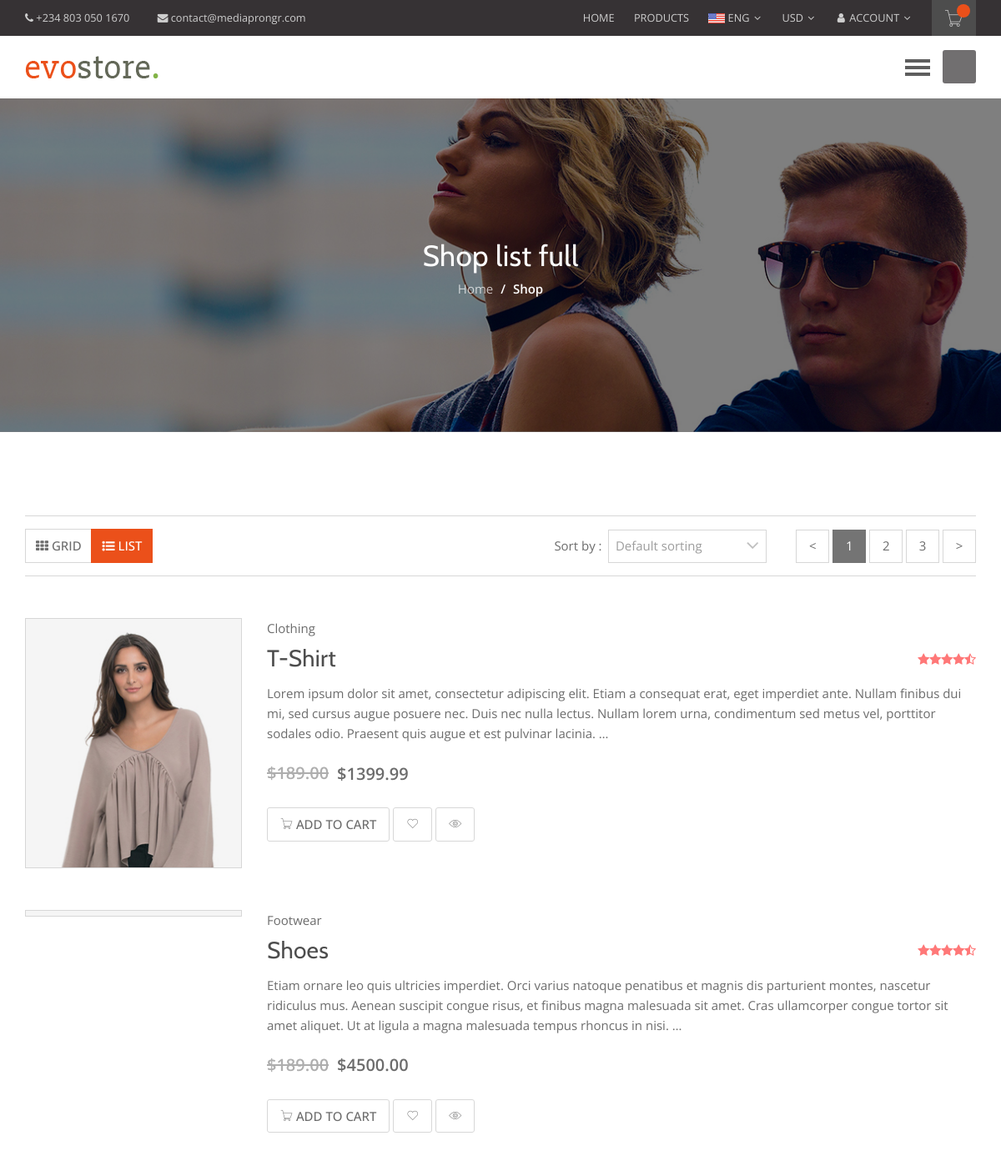
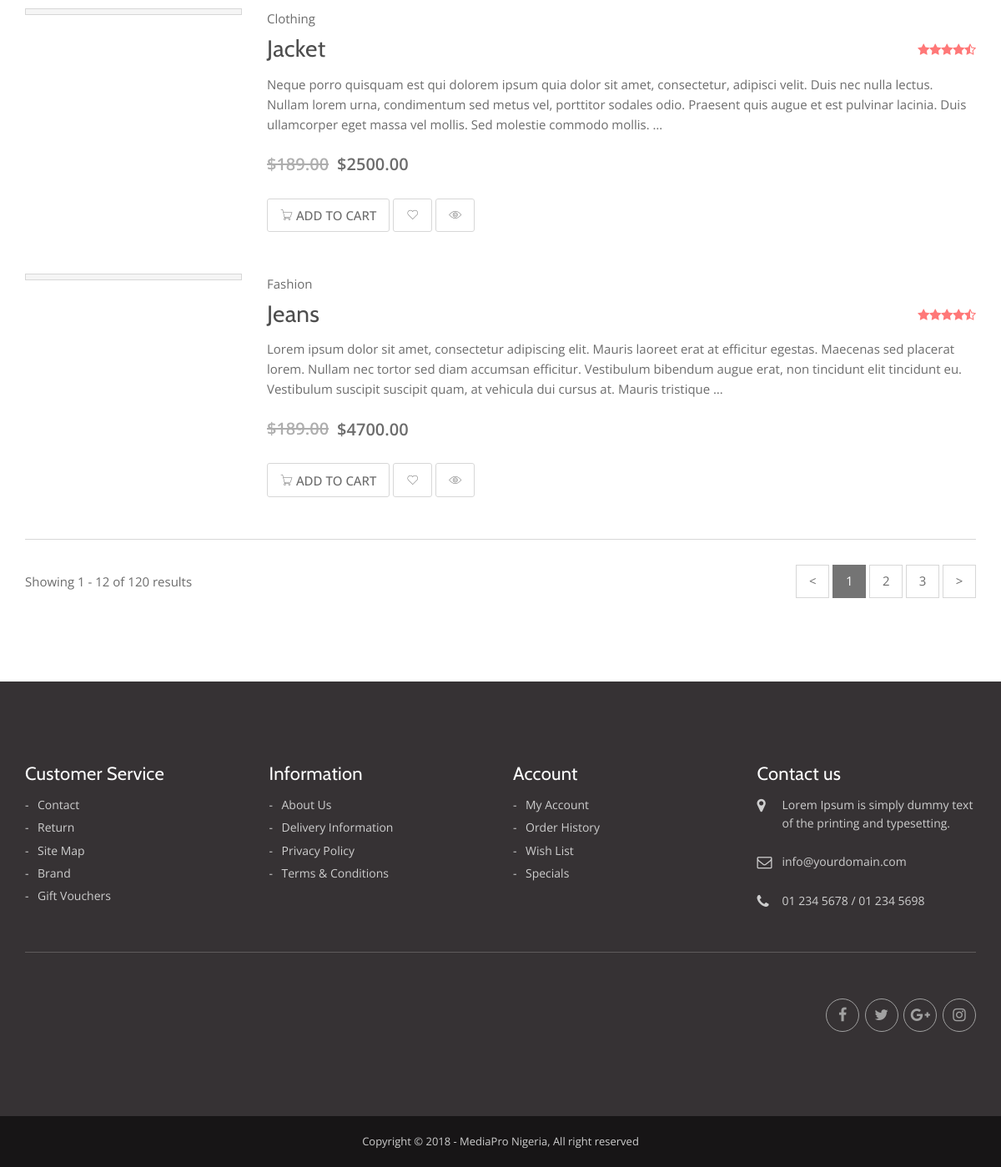
Screenshot of /products/ with the database file from the repository (2 pictures, top to bottom).
### products/models.py (models this page shows, shortened)
class Product(models.Model):
	title 			= models.CharField(max_length=120)
	categories		= models.CharField(max_length=120, null=True)
	slug 			= models.SlugField(blank=True, unique=True)
	description 	= models.TextField()
	price			= models.DecimalField(decimal_places=2, max_digits=12, default=39.99)
	image			= models.ImageField(upload_to='products/', null=True, blank=True)
	featured		= models.BooleanField(default=False)
	active			= models.BooleanField(default=True)
	objects = ProductManager()
	def get_absolute_url(self):
	    return reverse("products:detail", kwargs={"slug": self.slug})

### products/views.py (the view)
class ProductListView(ListView):
	template_name = "products/list.html"
	def get_queryset(self, *args, **kwargs):
		request = self.request
		return  Product.objects.all()

### products/models.py (called while the page is built)
	def active(self):
		return self.filter(active=True)

	def get_queryset(self):
		return ProductQuerySet(self.model, using=self._db)

	def all(self):
		return self.get_queryset().active()

### products/templates/products/list.html (shortened to what this page needs)
{% extends 'base.html' %}
{% load static %}
{% block content %}
    <div class="pg-header parallax-window overlay parlx-pad sec-mar" data-parallax="scroll" data-image-src="{% static 'images/page-title2.jpg' %}">
        <div class="container">
            <div class="row">
                <div class="col-md-12 col-sm-12 text-center">
                    <h2>Shop list full</h2>
                    <ul class="breadcrumb">
                        <li><a href="#">Home</a></li>
                        <li class="active">Shop</li>
                    </ul>
                </div>
            </div>
        </div>
    </div>
	<main class="main">
	    <div class="container">
	        <div class="sorting-wrap">
	            <div class="sort-btn">
	                <a href="shop-grid-full.html" class="btn btn-sort"><i class="fa fa-th"></i> GRID</a>
	                <a href="shop-list-full.html" class="btn btn-sort active"><i class="fa fa-list-ul"></i> list</a>
	            </div>
	            <div class="right">
	                <form method="post">
	                    <label>Sort by :</label>
	                    <select>
	                        <option>Default sorting</option>
	                    </select>
	                </form>
	                <div class="pagination">
	                    <ul class="page-numbers">
	                        <li><a class="prev page-numbers" href="#">&lt;</a></li>
	                        <li><span class="page-numbers current">1</span></li>
	                        <li><a class="page-numbers" href="#">2</a></li>
	                        <li><a class="page-numbers" href="#">3</a></li>
	                        <li><a class="next page-numbers" href="#">&gt;</a></li>
	                    </ul>
	                </div>
	            </div>
	        </div>
	        <div class="sec-mar">
	            <div class="row">
	                <div class="col-md-12 col-sm-12 col-xs-12 product-wrap lst-vw product-listing">
	                    <ul class="products">
	                    	{% for obj in object_list %}
	                    	<li class="product">
	                    	{% include 'products/snippets/product_list.html' with instance=obj %}
	                    	</li>
	                    	{% endfor %}
	                    </ul>
	                </div>
	            </div>
	            <div class="row">
	                <div class="col-md-12 col-sm-12">
	                    <div class="bottom-sorting">
	                        <div class="result-count">Showing 1 - 12 of 120 results</div>
	                        <div class="pagination">
	                            <ul class="page-numbers">
	                                <li><a class="prev page-numbers" href="#">&lt;</a></li>
	                                <li><span class="page-numbers current">1</span></li>
	                                <li><a class="page-numbers" href="#">2</a></li>
	                                <li><a class="page-numbers" href="#">3</a></li>
	                                <li><a class="next page-numbers" href="#">&gt;</a></li>
	                            </ul>
	                        </div>
	                    </div>
	                </div>
	            </div>
	        </div>
	    </div>
	</main>
{% endblock %}

### templates/base.html (shortened to what this page needs)
<!DOCTYPE html>
<html lang="en">
<head>
    {% include 'base/css.html' %}
</head>
<body class="home">
    {% include 'base/navbar.html' %}
    <div id="wrap">
    {% block content %} {% endblock %}
    {% include 'base/footer.html' %}
    </div>
</body>
</html>

### templates/base/css.html
{% load static %}
<link rel='stylesheet' href='{% static "css/bootstrap.min.css" %}'>
<link rel='stylesheet' href='{% static "css/font-awesome.min.css" %}'>
<link rel='stylesheet' href='{% static "css/font-awesome-animation.min.css" %}'>
<link rel='stylesheet' href='{% static "css/pe-icon-7-stroke.css" %}'>
<link rel='stylesheet' href='{% static "css/icofont.css" %}'>
<link rel='stylesheet' href='{% static "css/animate.css" %}'>
<link rel='stylesheet' href='{% static "css/jquery-ui.min.css" %}'>
<link rel='stylesheet' href='{% static "css/slick.css" %}'>
<link rel='stylesheet' href='{% static "css/slick-theme.css" %}'>
<link rel='stylesheet' href='{% static "css/youtube-pop-up.css" %}'>
<link rel='stylesheet' href='{% static "css/full-screen-menu.css" %}'>
<link rel='stylesheet' href='{% static "css/responsive.css" %}'>
<link rel='stylesheet' href='{% static "css/fractionslider.css" %}'>
<link rel='stylesheet' href='{% static "css/style.css" %}'>

### templates/base/navbar.html (shortened to what this page needs)
{% load static %}
{% url 'home' as home_url %}
{% url 'contact' as contact_url %}
{% url 'products:list' as product_list_url %}
{% url 'login' as login_url %}
{% url 'register' as register_url %}
{% url 'cart:home' as cart_url %}
<header class="menu-full-screen header-transparent">
    <div class="top-bar bg-dark">
        <div class="container">
            <div class="row">
                <div class="col-md-6 col-sm-6 col-xs-12 site-dir hidden-xs">
                    <a href="tel:+01123456789"><i class="fa fa-phone"></i> +234 803 050 1670</a>
                    <a href="contact@mediaprongr.com"><i class="fa fa-envelope"></i> contact@mediaprongr.com</a>
                </div>
                <div class="col-md-6 col-sm-6 col-xs-12 header-right pull-right text-right">
                    <div class="lang">
                        <div class="dropdown">
                            <span>
                                <a href="{% url 'home' %}" class="bg-dark"> HOME </a>
                            </span>
                        </div>
                    </div>
                    <div class="lang">
                        <div class="dropdown">
                            <span>
                                <a href='/products' class="bg-dark"> PRODUCTS </a>
                            </span>
                        </div>
                    </div>
                    <div class="lang">
                        <div class="dropdown">
                            <span class="drop-down-toggle">
                                <img src="assets/images/flag1.png" alt=""> Eng <i class="fa fa-angle-down"></i>
                            </span>
                        </div>
                    </div>
                    <div class="currency">
                        <div class="dropdown">
                            <span class="drop-down-toggle">
                                USD <i class="fa fa-angle-down"></i>
                            </span>
                        </div>
                    </div>
                    {% if request.user.is_authenticated %}
                    <div class="account-wrap">
                        <div class="dropdown">
                            <span class="drop-down-toggle">
                                <i class="fa fa-user"></i> ACCOUNT <i class="fa fa-angle-down"></i>
                            </span>
                            <ul class="drop-link trans">
                                <li><a href="login.html" class="bg-dark">Logout</a></li>
                                <li><a href="signup.html" class="bg-dark">View Profile</a></li>
                            </ul>
                        </div>
                    </div>
                    {% else %}
                    <div class="account-wrap">
                        <div class="dropdown">
                            <span class="drop-down-toggle">
                                <i class="fa fa-user"></i> ACCOUNT <i class="fa fa-angle-down"></i>
                            </span>
                        </div>
                    </div>
                    {% endif %}
                    <div class="header-cart">
                        <a href="#" class="crt-btn pe-7s-cart">
                            <span class="pri-bg radius-circle pri-font">{{ request.session.cart_items }}</span>
                        </a>
                    </div>
                </div>
            </div>
        </div>
    </div>
    <nav class="navbar navbar-default">
        <div class="container">
            <div class="header-mid">
                <div class="navbar-header">
                    <a class="navbar-brand" href="index-2.html"><img src="assets/images/logo.png" alt=""></a>
                </div>
                <button class="nav-tgl"></button>
            </div>
            <button class="search-toogle btn bg-dark"><i class="icofont icofont-search"></i></button>
        </div>
    </nav>
</header>

### products/templates/products/snippets/product_list.html
        <figure class="img-animi">
            {% if instance.image %}
                <a href="#"><img src="{{ instance.image.url }}" alt=""></a>
            {% endif %}
        </figure>
        <div class="pdt-right">
            <div class="pdt-cat bm-5">
                <span>{{ instance.categories }}</span>
            </div>
            <div class="flx-element bm-10">
                <h3 class="bm-0">
                    <a href="{{ instance.get_absolute_url }}">{{ instance.title }}</a>
                </h3>
                <div class="star-rate">
                    <i class="fa fa-star"></i><i class="fa fa-star"></i><i class="fa fa-star"></i><i class="fa fa-star"></i><i class="fa fa-star-half-full"></i>
                </div>
            </div>
            <div class="disc bm-20">
                {{ instance.description|truncatewords:45 }}
            </div>
            <div class="price bm-25"><del>$189.00</del><ins>${{ instance.price }} </ins></div>
            <div class="btn-wrap">
                <a href="#" class="btn bdr"><i class="pe-7s-cart"></i> ADD TO CART</a>
                <a href="#" class="btn bdr"><i class="pe-7s-like"></i></a>
                <a href="#" class="btn bdr"><i class="pe-7s-look"></i></a>
            </div>
        </div>

### templates/base/footer.html
<footer>
            <div class="footer-top bg-dark sec-padding">
                <div class="container">
                    <div class="row">
                        <div class="col-md-3 col-sm-3">
                            <h5>Customer Service</h5>
                            <ul class="footer-nav">
                                <li><a href="#">Contact</a></li>
                                <li><a href="#">Return</a></li>
                                <li><a href="#">Site map</a></li>
                                <li><a href="#">Brand</a></li>
                                <li><a href="#">Gift Vouchers</a></li>
                            </ul>
                        </div>
                        <div class="col-md-3 col-sm-3">
                            <h5>Information</h5>
                            <ul class="footer-nav">
                                <li><a href="#">About Us</a></li>
                                <li><a href="#">Delivery Information</a></li>
                                <li><a href="#">Privacy Policy</a></li>
                                <li><a href="#">Terms & Conditions</a></li>
                            </ul>
                        </div>
                        <div class="col-md-3 col-sm-3">
                            <h5>Account</h5>
                            <ul class="footer-nav">
                                <li><a href="#">My Account</a></li>
                                <li><a href="#">Order History</a></li>
                                <li><a href="#">Wish List</a></li>
                                <li><a href="#">Specials</a></li>
                            </ul>
                        </div>
                        <div class="col-md-3 col-sm-3">
                            <h5>Contact us</h5>
                            <div class="contact-info">
                                <p>
                                    <i class="fa fa-map-marker"></i>
                                     Lorem Ipsum is simply dummy text of the printing and typesetting.
                                </p>
                                <p>
                                    <i class="fa fa-envelope-o"></i>
                                    <a href="#">info@yourdomain.com</a>
                                </p>
                                <p>
                                    <i class="fa fa-phone"></i>
                                     01 234 5678   /  01 234 5698
                                </p>
                            </div>
                        </div>
                    </div>
                    <hr>
                    <div class="row footer-bottom">
                        <div class="col-md-6 col-sm-6 cards">
                            <ul class="cards">
                                <li><i class="icofont icofont-visa"></i></li>
                                <li><i class="icofont icofont-paypal"></i></li>
                                <li><i class="icofont icofont-maestro"></i></li>
                                <li><i class="icofont icofont-discover"></i></li>
                                <li><i class="icofont icofont-american-express"></i></li>
                                <li><i class="icofont icofont-mastercard"></i></li>
                                <li><i class="icofont icofont-skrill"></i></li>
                            </ul>
                        </div>
                        <div class="col-md-6 col-sm-6 text-right">
                            <ul class="social">
                                <li>
                                    <a href="#"><i class="fa fa-facebook"></i></a>
                                </li>
                                <li>
                                    <a href="#"><i class="fa fa-twitter"></i></a>
                                </li>
                                <li>
                                    <a href="#"><i class="fa fa-google-plus"></i></a>
                                </li>
                                <li>
                                    <a href="#"><i class="fa fa-instagram"></i></a>
                                </li>
                            </ul>
                        </div>
                    </div>
                </div>
            </div>
            <div class="footer">Copyright © 2018 - MediaPro Nigeria, All right reserved</div>
        </footer>

### templates/base/js.html (shortened to what this page needs)
{% load static %}

### static_my_proj/css/full-screen-menu.css (style rules this page uses)
.nav-tgl { background-color: transparent; position: relative; border: none; width: 30px; height: 20px; outline: none; -webkit-transition: opacity 0.2s ease-out; transition: opacity 0.2s ease-out; margin-right: 15px; }
.nav-tgl:before { content: ""; position: absolute; top: 0; right: 0; bottom: 0; left: 0; margin: auto; right: auto; width: 100%; background: -webkit-linear-gradient(top, #5E5E5E, #5E5E5E 20%, transparent 20%, transparent 40%, #5E5E5E 40%, #5E5E5E 60%, transparent 60%, transparent 80%, #5E5E5E 80%, #5E5E5E 100%); background: linear-gradient(to bottom, #5E5E5E, #5E5E5E 20%, transparent 20%, transparent 40%, #5E5E5E 40%, #5E5E5E 60%, transparent 60%, transparent 80%, #5E5E5E 80%, #5E5E5E 100%); -webkit-transition: opacity 0.2s ease-out, width 0.2s 0.2s ease-out; transition: opacity 0.2s ease-out, width 0.2s 0.2s ease-out; }
.nav-tgl:after { opacity: 0; content: '×'; color: white; position: fixed; font-size: 50px; line-height: 0; -webkit-transition: opacity 0.4s ease-out; transition: opacity 0.4s ease-out; }

### rows the page displays
Product: image (picture), categories "Clothing", title "T-Shirt", description "Lorem ipsum dolor sit amet, consectetur adipiscing elit. Etiam a consequat erat, eget imperdiet ante. Nullam finibus dui mi, sed cursus augue posuere nec. Duis nec nulla lectus. Nullam lorem urna, condimentum sed metus vel, porttitor sodales odio. Praesent quis augue et est pulvinar lacinia. …", price "1399.99"
Product: categories "Footwear", title "Shoes", description "Etiam ornare leo quis ultricies imperdiet. Orci varius natoque penatibus et magnis dis parturient montes, nascetur ridiculus mus. Aenean suscipit congue risus, et finibus magna malesuada sit amet. Cras ullamcorper congue tortor sit amet aliquet. Ut at ligula a magna malesuada tempus rhoncus in nisi. …", price "4500.00"
Product: categories "Clothing", title "Jacket", description "Neque porro quisquam est qui dolorem ipsum quia dolor sit amet, consectetur, adipisci velit. Duis nec nulla lectus. Nullam lorem urna, condimentum sed metus vel, porttitor sodales odio. Praesent quis augue et est pulvinar lacinia. Duis ullamcorper eget massa vel mollis. Sed molestie commodo mollis. …", price "2500.00"
Product: categories "Fashion", title "Jeans", description "Lorem ipsum dolor sit amet, consectetur adipiscing elit. Mauris laoreet erat at efficitur egestas. Maecenas sed placerat lorem. Nullam nec tortor sed diam accumsan efficitur. Vestibulum bibendum augue erat, non tincidunt elit tincidunt eu. Vestibulum suscipit suscipit quam, at vehicula dui cursus at. Mauris tristique …", price "4700.00"
